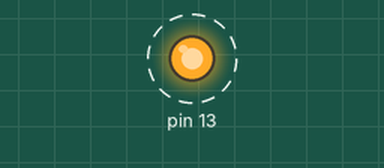
This sketch was run on a simulated Arduino Uno, built with avr-gcc and run on an emulated ATmega328P. On the bench: output pins drawn as LEDs (lit = HIGH). Dashed ring = blinking. What the sketch prints to the serial monitor is not drawn.

Above: at 0.5 s.
Timing chart, 0 to 4.6 s (numbered marks = the images above):
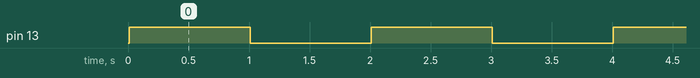

The sketch:

serialtest.ino
```cpp
/*
  serial test

  Turns on an LED on for one second, then off for one second.
  Sends serial messages at the same time

 */


// the setup function runs once when you press reset or power the board
void setup() {
  // initialize digital pin 13 as an output.
  pinMode(13, OUTPUT);
  Serial.begin(9600);
  delay(10);
}

// the loop function runs over and over again forever
void loop() {
  /*Serial.print(millis());
  Serial.println(":");
  while (Serial && Serial.available()) {
    Serial.print(Serial.read());
  }
  delay(1000);*/
  if (Serial) {
    Serial.println("HIGH");
    digitalWrite(13, HIGH);
  }
  delay(1000);
  if (Serial) {
    Serial.println("LOW");
    digitalWrite(13, LOW);
  }
  delay(1000);
}
```

Measured:
- by itself, pin 13: alternates HIGH for 1.0 s and LOW for 1.0 s
